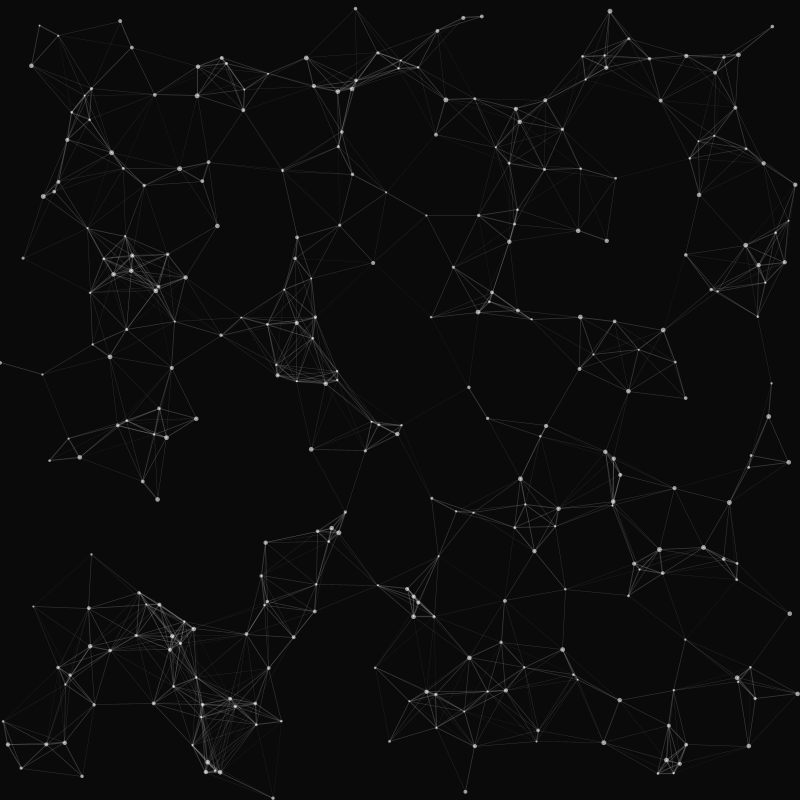
Frame 1 (no input)
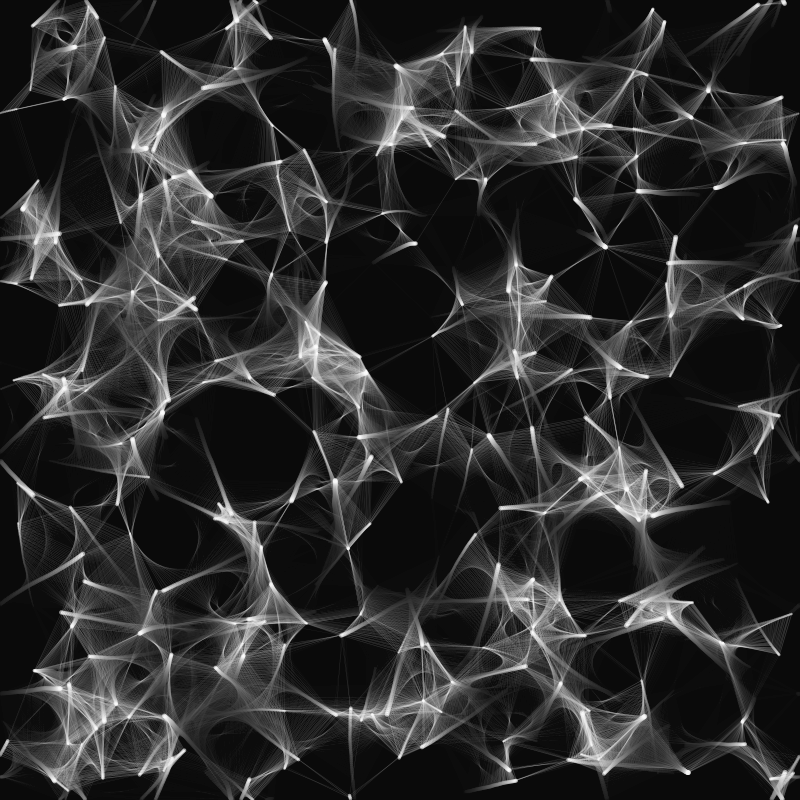
Frame 60 (the mouse pressed at the canvas centre just before this capture)
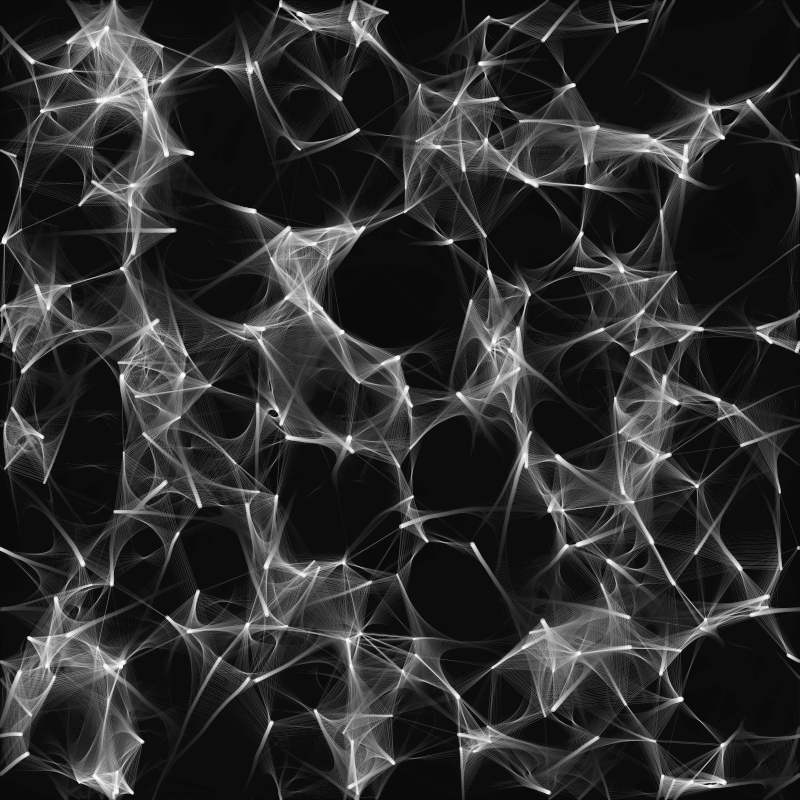
Frame 120 (the mouse held since frame 60 and released just before this capture)

The Processing sketch that drew these frames (run headless with seeded random() and noise(); from frame 60 on, the mouse is pressed at the canvas centre):

// Processing sketch: sketch_250511j
// ── sketch_250511j.pde
int numAgents = 300;
ArrayList<Agent> agents;
float connectionDistance = 80;

void setup() {
  size(800, 800);
  agents = new ArrayList<Agent>();
  for (int i = 0; i < numAgents; i++) {
    agents.add(new Agent());
  }
  background(10);
}

void draw() {
  fill(10, 10, 10, 10);
  noStroke();
  rect(0, 0, width, height); // fading trail

  for (Agent a : agents) {
    a.update();
    a.display();
  }

  // Connection logic
  stroke(255, 50);
  for (int i = 0; i < agents.size(); i++) {
    for (int j = i+1; j < agents.size(); j++) {
      Agent a = agents.get(i);
      Agent b = agents.get(j);
      float d = dist(a.pos.x, a.pos.y, b.pos.x, b.pos.y);
      if (d < connectionDistance) {
        strokeWeight(map(d, 0, connectionDistance, 1.5, 0.1));
        line(a.pos.x, a.pos.y, b.pos.x, b.pos.y);
      }
    }
  }
}

class Agent {
  PVector pos, vel, acc;
  float radius;

  Agent() {
    pos = new PVector(random(width), random(height));
    vel = PVector.random2D().mult(random(0.5, 2));
    acc = new PVector();
    radius = random(2, 5);
  }

  void update() {
    // wander slightly
    acc.add(PVector.random2D().mult(0.05));
    vel.add(acc);
    vel.limit(2);
    pos.add(vel);
    acc.mult(0);

    // wrap edges
    if (pos.x < 0) pos.x += width;
    if (pos.y < 0) pos.y += height;
    if (pos.x > width) pos.x -= width;
    if (pos.y > height) pos.y -= height;
  }

  void display() {
    noStroke();
    fill(255, 150);
    ellipse(pos.x, pos.y, radius, radius);
  }
}
